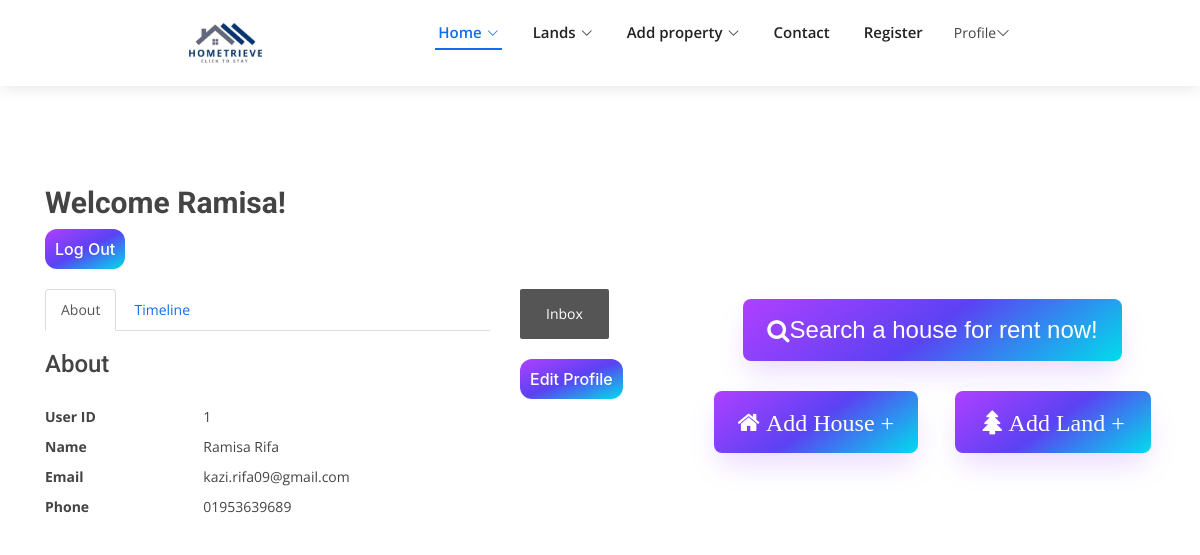
Page /user_profile.php (signed in) on the committed database.
### tables this page shows
CREATE TABLE `user` (
  `id` int(6) NOT NULL,
  `first_name` varchar(255) NOT NULL,
  `last_name` varchar(255) NOT NULL,
  `email` varchar(255) NOT NULL,
  `contact` varchar(255) NOT NULL,
  `password` varchar(255) NOT NULL
);

### user_profile.php (the view, shortened to what this page needs)
<?php
include 'connection.php';
$userid = $_SESSION['userid'];
$sql = "SELECT * FROM user WHERE id='$userid'";
$result = mysqli_query($conn, $sql);
$row = mysqli_fetch_assoc($result);
$username=$row['first_name'];
$last_name = $row['last_name'];
$user_email=$row['email'];
$user_phone=$row['contact'];
?>
<!DOCTYPE html>
<html>
<head>
  <link rel="stylesheet" href="https://maxcdn.bootstrapcdn.com/bootstrap/4.5.2/css/bootstrap.min.css">
  <link rel="stylesheet" href="https://cdn.jsdelivr.net/npm/bootstrap-icons@1.4.1/font/bootstrap-icons.css">
  <link rel="stylesheet" href="https://cdnjs.cloudflare.com/ajax/libs/font-awesome/4.7.0/css/font-awesome.min.css">
  <link rel="stylesheet" href="https://maxcdn.bootstrapcdn.com/bootstrap/3.4.1/css/bootstrap.min.css">
  <link href="css/style.css" rel="stylesheet">
  <link rel="stylesheet" href="assets/css/user_profile.css">
</head>
<body>
  <header id="header" class="d-flex align-items-center">
    <div class="container d-flex align-items-center justify-content-between">
      <a href="index.php" class="logo"><img src="assets/image/logo1c.jpeg" alt="Hometrieve"></a>
      <nav id="navbar" class="navbar">
        <ul>
          <li class="dropdown"><a class="nav-link scrollto active" href="#team"><span>Home</span> <i class="bi bi-chevron-down"></i></a>
          </li>
          <li class="dropdown"><a href="#team"><span>Lands</span> <i class="bi bi-chevron-down"></i></a>
          </li>
          <li class="dropdown"><a href="#team"><span>Add property</span> <i class="bi bi-chevron-down"></i></a>
          </li>
          <li><a class="nav-link " href="contact_us.php">Contact</a></li>
          <li><a class="nav-link " href="signup.php">Register</a></li>
          <?php
          if (empty($_SESSION['logged_in'])) echo '<li><a class="nav-link scrollto" href="login.php">Login</a></li>';
          else {
            echo '<li class="dropdown"><span>Profile</span><i class="bi bi-chevron-down"></i>
            <ul style="text-align:center;">
                <li><span>Welcome</span></li>
                <li><span>' . $username . '</span></li>
                <li><a href="user_profile.php">Profile</a></li>
                <li><a href="logout.php">Logout</a></li>
              </ul>
          </li>';
          }
          ?>
        </ul>
      </nav>
    </div>
  </header>
  <br><br><br><br>
  <div class="container">
    <h2><strong>Welcome <?php echo $username; ?>!</strong></h2>
    <a class="button1"  href="logout.php" role="button">Log Out</a>
    <div class="row ">
      <div class="col-md-5 col-lg-5 col-sm-12">
        <br>
        <ul class="nav nav-tabs">
          <li class="active"><a data-toggle="tab" href="#about">About</a></li>
          <li><a data-toggle="tab" href="#timeline">Timeline</a></li>
        </ul>
        <div class="tab-content">
          <div id="about" class="tab-pane fade in active">
            <h3>About</h3>
            <br>
            <div class="row">
              <div class="col-md-4">
                <label>User ID</label>
              </div>
              <div class="col-md-6">
                <p><?php echo $userid; ?></p>
              </div>
            </div>
            <div class="row">
              <div class="col-md-4">
                <label>Name</label>
              </div>
              <div class="col-md-6">
                <p><?php echo $username." ".$last_name; ?></p>
              </div>
            </div>
            <div class="row">
              <div class="col-md-4">
                <label>Email</label>
              </div>
              <div class="col-md-6">
                <p><?php echo $user_email; ?></p>
              </div>
            </div>
            <div class="row">
              <div class="col-md-4">
                <label>Phone</label>
              </div>
              <div class="col-md-6">
                <p><?php echo $user_phone; ?></p>
              </div>
            </div>
          </div>
        </div>
      </div>
      <div class="col-md-2">
        <br>
        <a href="view_inbox.php" class="notification"><span>Inbox</span><span class="badge"></span></a>
        <br><br>
        <a class="button1" href="donor_login.php" role="button">Edit Profile</a>
      </div>
      <div class="col-md-5 col-lg-5 col-sm-12">
        <div class="row pt-5">
          <button class="button2" role="button" onclick="window.location ='view_houses.php'"><i class="fa fa-search"></i> Search a house for rent now!</button>
        </div>
        <div class="row pt-5">
          <button class="button2" onclick="window.location ='add_houses.php'" role="button"><i class="fa fa-home"> Add House + </i> </button>
          <br>
          <button class="button2" onclick="window.location ='add_lands.php'" role="button"><i class="fa fa-tree"> Add Land + </i></button>
        </div>
      </div>
    </div>
  </div>
</body>
</html>

### css/style.css (style rules this page uses)
body { font-family: "Open Sans", sans-serif; color: #444444; overflow-x: hidden; }
a { color: #106eea; text-decoration: none; }
h1, h2, h3, h4, h5, h6 { font-family: "Roboto", sans-serif; }
#header { background: #fff; transition: all 0.5s; z-index: 997; height: 86px; box-shadow: 0px 2px 15px rgba(0, 0, 0, 0.1); }
#header .logo { font-size: 30px; margin: 0; padding: 0; line-height: 1; font-weight: 600; letter-spacing: 0.8px; font-family: "Poppins", sans-serif; }
#header .logo img { max-height: 40px; }
.navbar { padding: 0; }
.navbar ul { margin: 0; padding: 0; display: flex; list-style: none; align-items: center; }
.navbar li { position: relative; }
.navbar > ul > li { white-space: nowrap; padding: 10px 0 10px 28px; }
.navbar a { display: flex; align-items: center; justify-content: space-between; padding: 0 3px; font-size: 15px; font-weight: 600; color: #222222; white-space: nowrap; transition: 0.3s; position: relative; }
.navbar a i { font-size: 12px; line-height: 0; margin-left: 5px; }
.navbar > ul > li > a:before { content: ""; position: absolute; width: 100%; height: 2px; bottom: -6px; left: 0; background-color: #106eea; visibility: hidden; width: 0px; transition: all 0.3s ease-in-out 0s; }
.navbar a:hover:before, .navbar li:hover > a:before, .navbar .active:before { visibility: visible; width: 100%; }
.navbar a:hover, .navbar .active, .navbar li:hover > a { color: #106eea; }

### assets/css/user_profile.css (style rules this page uses)
.button2 { margin: auto; border-radius: 8px; align-items: center; background-image: linear-gradient(144deg,#AF40FF, #5B42F3 50%,#00DDEB); box-shadow: rgba(151, 65, 252, 0.2) 0 15px 30px -5px; border: 0; font-family: Phantomsans, sans-serif; font-size: 20px; padding: 19px 24px; text-decoration: none; max-width: 200%; min-width: 140px; box-sizing: border-box; justify-content: center; line-height: 1em; touch-action: manipulation; white-space: nowrap; cursor: pointer; user-select: none; -webkit-user-select: none; color: #FFFFFF; display: flex; }
@media (min-width: 768px) { .button2 { font-size: 24px; min-width: 196px; } }
.button1 { background: linear-gradient(to bottom right, #AF40FF, #5B42F3 50%,#00DDEB); color: #FFFFFF; cursor: pointer; border: 0; border-radius: 12px; text-align: center; text-decoration: none; font-size: 16px; font-weight: 500; display: inline-block; font-family: -apple-system,system-ui,"Segoe UI",Roboto,Helvetica,Arial,sans-serif; outline: transparent; padding: 0 1rem; line-height: 2.5; touch-action: manipulation; white-space: nowrap; transition: box-shadow .2s ease-in-out; user-select: none; -webkit-user-select: none; }

### user_profile.php (style rules this page uses)
.notification { background-color: #555; color: white; text-decoration: none; padding: 15px 26px; position: relative; display: inline-block; border-radius: 2px; }
body { background-image: url('assets/image/up_bg.jpg'); background-repeat: no-repeat; background-attachment: fixed; background-size: cover; }

### rows in the picture
user: first_name "Ramisa", last_name "Rifa", email "kazi.rifa09@gmail.com", contact "01953639689"

### other values in the picture
$userid "1"
